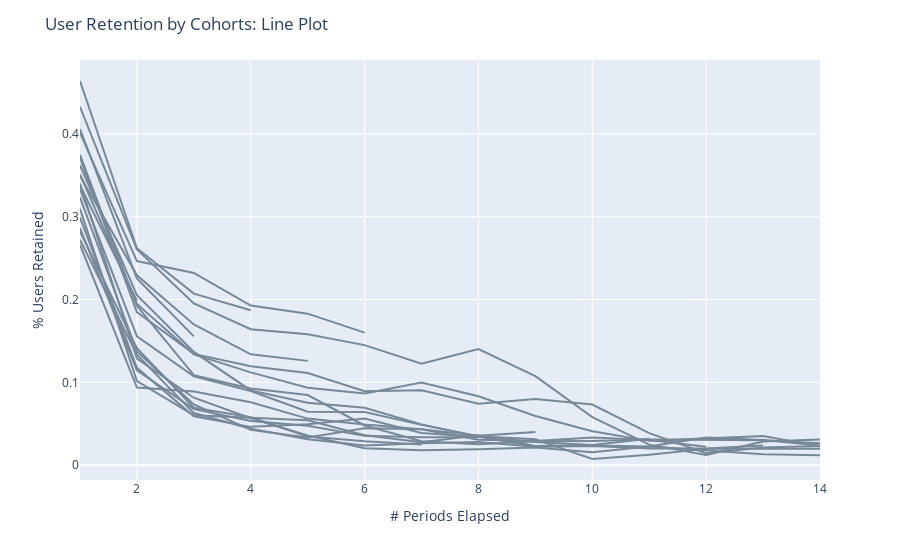

The notebook cell this image was saved under:
### Markdown cell above
## Visualize retention as line plot

Each line represents a cohort and visualizes the dropoff in number of users over time.

### Code cell
# Plot cohort retention lines
def plot_cohort_lines(df, nb_periods=15):
  df['cohort_date'] = df['cohort_date'].astype(str)
  fig = px.line(
    df.query('period_index > 0 & period_index < @nb_periods'), 
    x='period_index', 
    y='pct_users', 
    line_group='cohort_date', 
    color_discrete_sequence=["lightslategray"]
  )
  fig.update_layout(
    xaxis = {"title": "# Periods Elapsed"},
    yaxis = {"title": "% Users Retained"},
    title="User Retention by Cohorts: Line Plot"
  )
  return fig


fig_lines = plot_cohort_lines(df_retention)
fig_lines.show(config = {"displayModeBar": False})

### Figure 1 — Plotly figure (JSON) as saved in the notebook; plotly's stock layout.template omitted (floating-point values rounded to 4 significant figures)
{"data": [{"hovertemplate": "cohort_date=2020-09-28 00:00:00<br>period_index=%{x}<br>pct_users=%{y}<extra></extra>", "legendgroup": "", "line": {"color": "lightslategray", "dash": "solid"}, "mode": "lines", "name": "", "orientation": "v", "showlegend": false, "type": "scatter", "x": [1, 2, 3, 4, 5, 6, 7, 8, 9, 10, 11, 12, 13, 14], "xaxis": "x", "y": [0.3716, 0.1848, 0.1344, 0.1196, 0.1113, 0.08935, 0.09054, 0.07422, 0.07986, 0.07324, 0.03871, 0.01437, 0.02141, 0.02299], "yaxis": "y"}, {"hovertemplate": "cohort_date=2020-10-05 00:00:00<br>period_index=%{x}<br>pct_users=%{y}<extra></extra>", "legendgroup": "", "line": {"color": "lightslategray", "dash": "solid"}, "mode": "lines", "name": "", "orientation": "v", "showlegend": false, "type": "scatter", "x": [1, 2, 3, 4, 5, 6, 7, 8, 9, 10, 11, 12, 13, 14], "xaxis": "x", "y": [0.4328, 0.2604, 0.1953, 0.1641, 0.1582, 0.145, 0.1226, 0.1401, 0.1075, 0.05807, 0.02478, 0.0123, 0.02849, 0.03086], "yaxis": "y"}, {"hovertemplate": "cohort_date=2020-10-12 00:00:00<br>period_index=%{x}<br>pct_users=%{y}<extra></extra>", "legendgroup": "", "line": {"color": "lightslategray", "dash": "solid"}, "mode": "lines", "name": "", "orientation": "v", "showlegend": false, "type": "scatter", "x": [1, 2, 3, 4, 5, 6, 7, 8, 9, 10, 11, 12, 13, 14], "xaxis": "x", "y": [0.351, 0.1947, 0.1338, 0.112, 0.09348, 0.08655, 0.09977, 0.0832, 0.05929, 0.04094, 0.02933, 0.032, 0.03516, 0.02239], "yaxis": "y"}, {"hovertemplate": "cohort_date=2020-10-19 00:00:00<br>period_index=%{x}<br>pct_users=%{y}<extra></extra>", "legendgroup": "", "line": {"color": "lightslategray", "dash": "solid"}, "mode": "lines", "name": "", "orientation": "v", "showlegend": false, "type": "scatter", "x": [1, 2, 3, 4, 5, 6, 7, 8, 9, 10, 11, 12, 13, 14], "xaxis": "x", "y": [0.3336, 0.1555, 0.1074, 0.08956, 0.06452, 0.06426, 0.04866, 0.03495, 0.03129, 0.007434, 0.01243, 0.01982, 0.0199, 0.01985], "yaxis": "y"}, {"hovertemplate": "cohort_date=2020-10-26 00:00:00<br>period_index=%{x}<br>pct_users=%{y}<extra></extra>", "legendgroup": "", "line": {"color": "lightslategray", "dash": "solid"}, "mode": "lines", "name": "", "orientation": "v", "showlegend": false, "type": "scatter", "x": [1, 2, 3, 4, 5, 6, 7, 8, 9, 10, 11, 12, 13, 14], "xaxis": "x", "y": [0.3623, 0.2053, 0.1368, 0.09024, 0.07546, 0.06943, 0.04922, 0.03443, 0.02245, 0.02367, 0.02247, 0.0333, 0.03048, 0.02372], "yaxis": "y"}, {"hovertemplate": "cohort_date=2020-11-02 00:00:00<br>period_index=%{x}<br>pct_users=%{y}<extra></extra>", "legendgroup": "", "line": {"color": "lightslategray", "dash": "solid"}, "mode": "lines", "name": "", "orientation": "v", "showlegend": false, "type": "scatter", "x": [1, 2, 3, 4, 5, 6, 7, 8, 9, 10, 11, 12, 13, 14], "xaxis": "x", "y": [0.3749, 0.1925, 0.1087, 0.09247, 0.0847, 0.04793, 0.02889, 0.02518, 0.02873, 0.02919, 0.03106, 0.03012, 0.02997, 0.02631], "yaxis": "y"}, {"hovertemplate": "cohort_date=2020-11-09 00:00:00<br>period_index=%{x}<br>pct_users=%{y}<extra></extra>", "legendgroup": "", "line": {"color": "lightslategray", "dash": "solid"}, "mode": "lines", "name": "", "orientation": "v", "showlegend": false, "type": "scatter", "x": [1, 2, 3, 4, 5, 6, 7, 8, 9, 10, 11, 12, 13, 14], "xaxis": "x", "y": [0.3402, 0.1286, 0.08144, 0.05658, 0.0358, 0.02048, 0.01795, 0.01912, 0.02147, 0.0156, 0.02259, 0.01777, 0.01311, 0.01184], "yaxis": "y"}, {"hovertemplate": "cohort_date=2020-11-16 00:00:00<br>period_index=%{x}<br>pct_users=%{y}<extra></extra>", "legendgroup": "", "line": {"color": "lightslategray", "dash": "solid"}, "mode": "lines", "name": "", "orientation": "v", "showlegend": false, "type": "scatter", "x": [1, 2, 3, 4, 5, 6, 7, 8, 9, 10, 11, 12, 13], "xaxis": "x", "y": [0.2722, 0.1335, 0.06289, 0.04399, 0.03142, 0.02372, 0.02653, 0.02795, 0.02231, 0.02305, 0.02014, 0.02012, 0.02365], "yaxis": "y"}, {"hovertemplate": "cohort_date=2020-11-23 00:00:00<br>period_index=%{x}<br>pct_users=%{y}<extra></extra>", "legendgroup": "", "line": {"color": "lightslategray", "dash": "solid"}, "mode": "lines", "name": "", "orientation": "v", "showlegend": false, "type": "scatter", "x": [1, 2, 3, 4, 5, 6, 7, 8, 9, 10, 11, 12], "xaxis": "x", "y": [0.3234, 0.1373, 0.07331, 0.0426, 0.03332, 0.0446, 0.04332, 0.03066, 0.02923, 0.0334, 0.03046, 0.02231], "yaxis": "y"}, {"hovertemplate": "cohort_date=2020-11-30 00:00:00<br>period_index=%{x}<br>pct_users=%{y}<extra></extra>", "legendgroup": "", "line": {"color": "lightslategray", "dash": "solid"}, "mode": "lines", "name": "", "orientation": "v", "showlegend": false, "type": "scatter", "x": [1, 2, 3, 4, 5, 6, 7, 8, 9, 10, 11], "xaxis": "x", "y": [0.2992, 0.1175, 0.05901, 0.04624, 0.04936, 0.05623, 0.03891, 0.03395, 0.02794, 0.02439, 0.03176], "yaxis": "y"}, {"hovertemplate": "cohort_date=2020-12-07 00:00:00<br>period_index=%{x}<br>pct_users=%{y}<extra></extra>", "legendgroup": "", "line": {"color": "lightslategray", "dash": "solid"}, "mode": "lines", "name": "", "orientation": "v", "showlegend": false, "type": "scatter", "x": [1, 2, 3, 4, 5, 6, 7, 8, 9, 10], "xaxis": "x", "y": [0.3097, 0.1016, 0.0603, 0.05772, 0.05429, 0.03608, 0.02781, 0.03613, 0.0232, 0.02429], "yaxis": "y"}, {"hovertemplate": "cohort_date=2020-12-14 00:00:00<br>period_index=%{x}<br>pct_users=%{y}<extra></extra>", "legendgroup": "", "line": {"color": "lightslategray", "dash": "solid"}, "mode": "lines", "name": "", "orientation": "v", "showlegend": false, "type": "scatter", "x": [1, 2, 3, 4, 5, 6, 7, 8, 9], "xaxis": "x", "y": [0.2662, 0.09377, 0.08897, 0.07594, 0.05622, 0.049, 0.04337, 0.03557, 0.04012], "yaxis": "y"}, {"hovertemplate": "cohort_date=2020-12-21 00:00:00<br>period_index=%{x}<br>pct_users=%{y}<extra></extra>", "legendgroup": "", "line": {"color": "lightslategray", "dash": "solid"}, "mode": "lines", "name": "", "orientation": "v", "showlegend": false, "type": "scatter", "x": [1, 2, 3, 4, 5, 6, 7, 8], "xaxis": "x", "y": [0.2864, 0.1146, 0.06761, 0.05338, 0.04754, 0.03537, 0.03382, 0.03376], "yaxis": "y"}, {"hovertemplate": "cohort_date=2020-12-28 00:00:00<br>period_index=%{x}<br>pct_users=%{y}<extra></extra>", "legendgroup": "", "line": {"color": "lightslategray", "dash": "solid"}, "mode": "lines", "name": "", "orientation": "v", "showlegend": false, "type": "scatter", "x": [1, 2, 3, 4, 5, 6, 7], "xaxis": "x", "y": [0.2823, 0.1413, 0.06926, 0.05777, 0.03452, 0.02874, 0.0249], "yaxis": "y"}, {"hovertemplate": "cohort_date=2021-01-04 00:00:00<br>period_index=%{x}<br>pct_users=%{y}<extra></extra>", "legendgroup": "", "line": {"color": "lightslategray", "dash": "solid"}, "mode": "lines", "name": "", "orientation": "v", "showlegend": false, "type": "scatter", "x": [1, 2, 3, 4, 5, 6], "xaxis": "x", "y": [0.4013, 0.2465, 0.2321, 0.1928, 0.183, 0.16], "yaxis": "y"}, {"hovertemplate": "cohort_date=2021-01-11 00:00:00<br>period_index=%{x}<br>pct_users=%{y}<extra></extra>", "legendgroup": "", "line": {"color": "lightslategray", "dash": "solid"}, "mode": "lines", "name": "", "orientation": "v", "showlegend": false, "type": "scatter", "x": [1, 2, 3, 4, 5], "xaxis": "x", "y": [0.3496, 0.2293, 0.17, 0.1339, 0.1259], "yaxis": "y"}, {"hovertemplate": "cohort_date=2021-01-18 00:00:00<br>period_index=%{x}<br>pct_users=%{y}<extra></extra>", "legendgroup": "", "line": {"color": "lightslategray", "dash": "solid"}, "mode": "lines", "name": "", "orientation": "v", "showlegend": false, "type": "scatter", "x": [1, 2, 3, 4], "xaxis": "x", "y": [0.464, 0.262, 0.2072, 0.1871], "yaxis": "y"}, {"hovertemplate": "cohort_date=2021-01-25 00:00:00<br>period_index=%{x}<br>pct_users=%{y}<extra></extra>", "legendgroup": "", "line": {"color": "lightslategray", "dash": "solid"}, "mode": "lines", "name": "", "orientation": "v", "showlegend": false, "type": "scatter", "x": [1, 2, 3], "xaxis": "x", "y": [0.4057, 0.2254, 0.1555], "yaxis": "y"}, {"hovertemplate": "cohort_date=2021-02-01 00:00:00<br>period_index=%{x}<br>pct_users=%{y}<extra></extra>", "legendgroup": "", "line": {"color": "lightslategray", "dash": "solid"}, "mode": "lines", "name": "", "orientation": "v", "showlegend": false, "type": "scatter", "x": [1, 2], "xaxis": "x", "y": [0.3381, 0.1987], "yaxis": "y"}, {"hovertemplate": "cohort_date=2021-02-08 00:00:00<br>period_index=%{x}<br>pct_users=%{y}<extra></extra>", "legendgroup": "", "line": {"color": "lightslategray", "dash": "solid"}, "mode": "lines", "name": "", "orientation": "v", "showlegend": false, "type": "scatter", "x": [1], "xaxis": "x", "y": [0.3579], "yaxis": "y"}], "layout": {"autosize": true, "legend": {"tracegroupgap": 0}, "margin": {"t": 60}, "title": {"text": "User Retention by Cohorts: Line Plot"}, "xaxis": {"anchor": "y", "autorange": true, "domain": [0, 1], "range": [1, 14], "title": {"text": "# Periods Elapsed"}, "type": "linear"}, "yaxis": {"anchor": "x", "autorange": true, "domain": [0, 1], "range": [-0.01793, 0.4893], "title": {"text": "% Users Retained"}, "type": "linear"}}}
